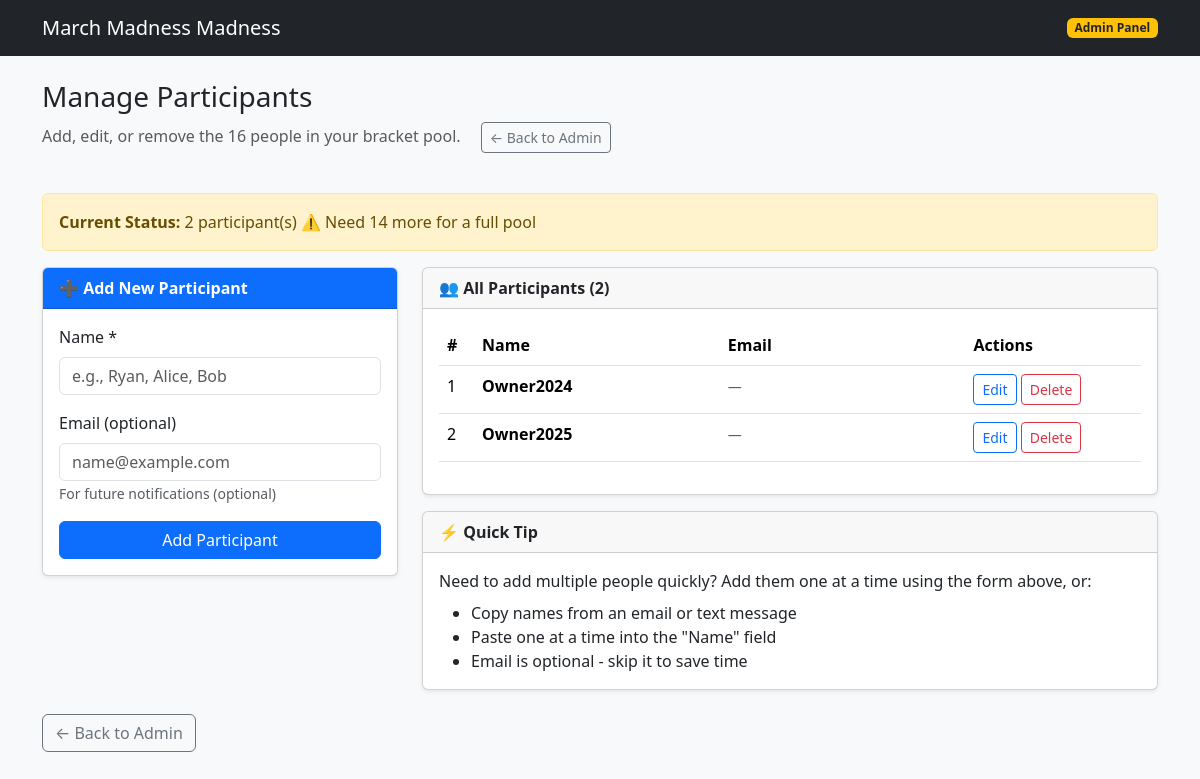
Before: /admin/participants with the older database file.
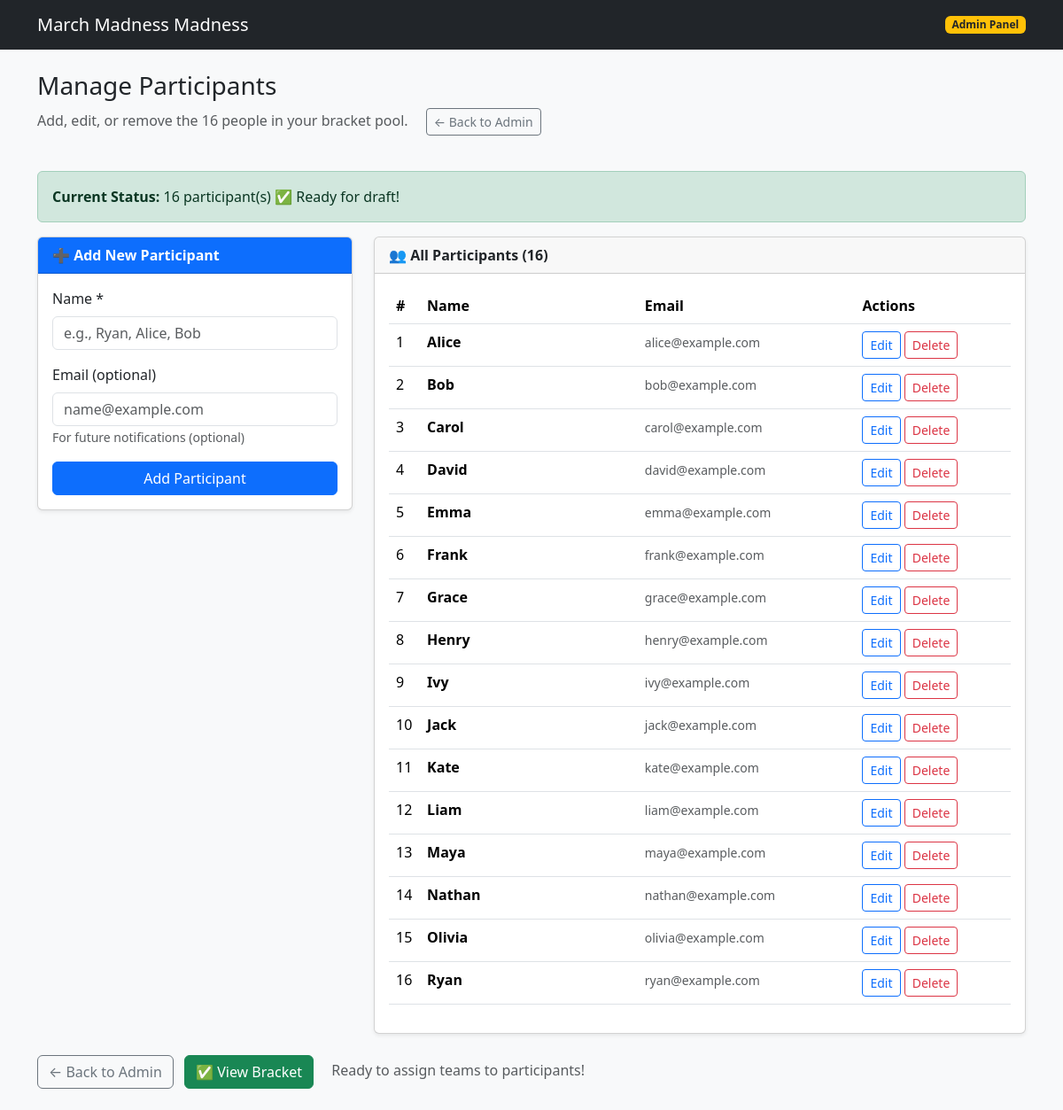
After: the same page with the newer database file.
### models.py (models this page shows, shortened)
class Participant(db.Model):
    id = db.Column(db.Integer, primary_key=True)
    name = db.Column(db.String(100), nullable=False, unique=True)
    email = db.Column(db.String(120), nullable=True)

### app.py (the view)
    @app.route("/admin/participants")
    def admin_participants():
        from flask import render_template
        from models import Participant
        participants = Participant.query.order_by(Participant.name.asc()).all()
        return render_template(
            "admin_participants.html",
            participants=participants
        )

### templates/admin_participants.html (shortened to what this page needs)
<!DOCTYPE html>
<html lang="en">
<head>
  <link
    href="https://cdn.jsdelivr.net/npm/bootstrap@5.3.3/dist/css/bootstrap.min.css"
    rel="stylesheet"
  />
</head>
<body class="bg-light">
  <nav class="navbar navbar-dark bg-dark">
    <div class="container">
      <a href="{{ url_for('home') }}" class="navbar-brand">March Madness Madness</a>
      <span class="badge bg-warning text-dark">Admin Panel</span>
    </div>
  </nav>
  <main class="container py-4">
    <div class="row mb-4">
      <div class="col">
        <h1 class="h3">Manage Participants</h1>
        <p class="text-muted">
          Add, edit, or remove the 16 people in your bracket pool.
          <a href="{{ url_for('admin') }}" class="btn btn-sm btn-outline-secondary ms-3">← Back to Admin</a>
        </p>
      </div>
    </div>
    <div class="alert {% if participants|length == 16 %}alert-success{% elif participants|length < 16 %}alert-warning{% else %}alert-danger{% endif %}">
      <strong>Current Status:</strong>
      {{ participants|length }} participant(s)
      {% if participants|length == 16 %}
        ✅ Ready for draft!
      {% elif participants|length < 16 %}
        ⚠️ Need {{ 16 - participants|length }} more for a full pool
      {% else %}
        ❌ Too many participants (need exactly 16)
      {% endif %}
    </div>
    <div class="row">
      <div class="col-md-4 mb-4">
        <div class="card shadow-sm">
          <div class="card-header bg-primary text-white">
            <strong>➕ Add New Participant</strong>
          </div>
          <div class="card-body">
            <form method="post" action="{{ url_for('admin_participants_add') }}">
              <div class="mb-3">
                <label for="add_name" class="form-label">Name *</label>
                <input
                  type="text"
                  class="form-control"
                  id="add_name"
                  name="name"
                  placeholder="e.g., Ryan, Alice, Bob"
                  required
                  maxlength="100"
                >
              </div>
              <div class="mb-3">
                <label for="add_email" class="form-label">Email (optional)</label>
                <input
                  type="email"
                  class="form-control"
                  id="add_email"
                  name="email"
                  placeholder="name@example.com"
                  maxlength="120"
                >
                <small class="text-muted">For future notifications (optional)</small>
              </div>
              <button type="submit" class="btn btn-primary w-100">
                Add Participant
              </button>
            </form>
          </div>
        </div>
      </div>
      <div class="col-md-8">
        <div class="card shadow-sm">
          <div class="card-header">
            <strong>👥 All Participants ({{ participants|length }})</strong>
          </div>
          <div class="card-body">
            {% if participants %}
              <div class="table-responsive">
                <table class="table table-hover">
                  <thead>
                    <tr>
                      <th style="width: 5%">#</th>
                      <th style="width: 35%">Name</th>
                      <th style="width: 35%">Email</th>
                      <th style="width: 25%">Actions</th>
                    </tr>
                  </thead>
                  <tbody>
                    {% for participant in participants %}
                    <tr>
                      <td>{{ loop.index }}</td>
                      <td>
                        <strong>{{ participant.name }}</strong>
                      </td>
                      <td>
                        <small class="text-muted">{{ participant.email or '—' }}</small>
                      </td>
                      <td>
                        <button
                          class="btn btn-sm btn-outline-primary"
                          data-bs-toggle="modal"
                          data-bs-target="#editModal{{ participant.id }}"
                        >
                          Edit
                        </button>
                        <form
                          method="post"
                          action="{{ url_for('admin_participants_delete', participant_id=participant.id) }}"
                          style="display: inline;"
                          onsubmit="return confirm('Delete {{ participant.name }}? This cannot be undone.');"
                        >
                          <button type="submit" class="btn btn-sm btn-outline-danger">
                            Delete
                          </button>
                        </form>
                      </td>
                    </tr>
                    {% endfor %}
                  </tbody>
                </table>
              </div>
            {% else %}
              <div class="alert alert-info">
                <strong>No participants yet.</strong> Add your first participant using the form on the left!
              </div>
            {% endif %}
          </div>
        </div>
        {% if participants|length < 16 %}
        <div class="card shadow-sm mt-3">
          <div class="card-header">
            <strong>⚡ Quick Tip</strong>
          </div>
          <div class="card-body">
            <p class="mb-2">Need to add multiple people quickly? Add them one at a time using the form above, or:</p>
            <ul class="mb-0">
              <li>Copy names from an email or text message</li>
              <li>Paste one at a time into the "Name" field</li>
              <li>Email is optional - skip it to save time</li>
            </ul>
          </div>
        </div>
        {% endif %}
      </div>
    </div>
    <div class="mt-4">
      <a href="{{ url_for('admin') }}" class="btn btn-outline-secondary">← Back to Admin</a>
      {% if participants|length == 16 %}
        <a href="{{ url_for('home') }}" class="btn btn-success ms-2">
          ✅ View Bracket
        </a>
        <span class="text-muted ms-3">Ready to assign teams to participants!</span>
      {% endif %}
    </div>
  </main>
</body>
</html>

Changed rows visible on the page:
changed Participant: name "Owner2025" → "Alice"; email "—" → "alice@example.com"; moves up the list
added Participant: name "Bob", email "bob@example.com"
added Participant: name "Carol", email "carol@example.com"
added Participant: name "David", email "david@example.com"
added Participant: name "Emma", email "emma@example.com"
added Participant: name "Frank", email "frank@example.com"
added Participant: name "Grace", email "grace@example.com"
added Participant: name "Henry", email "henry@example.com"
added Participant: name "Ivy", email "ivy@example.com"
added Participant: name "Jack", email "jack@example.com"
added Participant: name "Kate", email "kate@example.com"
added Participant: name "Liam", email "liam@example.com"
added Participant: name "Maya", email "maya@example.com"
added Participant: name "Nathan", email "nathan@example.com"
added Participant: name "Olivia", email "olivia@example.com"
changed Participant: name "Owner2024" → "Ryan"; email "—" → "ryan@example.com"
Other visible differences:
{{ participants|length }}: "2" → "16"
{{ 16 - participants|length }}: "14" → (not shown)
text no longer shown: "⚠️ Need more for a full pool ⚡ Quick Tip Need to add multiple people quickly? Add them one at a time using the form above, or: Copy names from an email or text message Paste one at a time into the \"Name\" field Email is optional - skip it to save time"
text now shown: "✅ Ready for draft! ✅ View Bracket Ready to assign teams to participants!"
